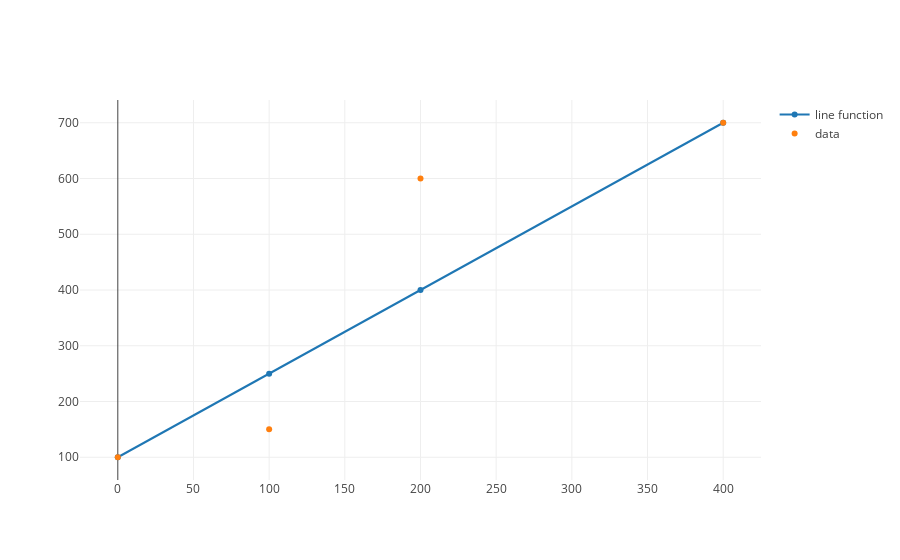

The notebook cell this image was saved under:
### Markdown cell above
We can plot our regression line as the following using the [plotting functions](https://github.com/learn-co-curriculum/evaluating-regression-lines/blob/master/graph.py) that we wrote previously:

### Code cell
from graph import m_b_trace, plot, trace_values
from plotly.offline import iplot, init_notebook_mode
init_notebook_mode(connected=True)
data_trace = trace_values(x_values, y_values)
regression_trace = m_b_trace(regression_line['m'], regression_line['b'], x_values)
plot([regression_trace, data_trace])

### Figure 1 — Plotly figure (JSON) as saved in the notebook; plotly's stock layout.template omitted (floating-point values rounded to 4 significant figures)
{"data": [{"mode": "line", "name": "line function", "x": [0, 100, 200, 400], "y": [100, 250, 400, 700]}, {"mode": "markers", "name": "data", "text": [], "x": [0, 100, 200, 400], "y": [100, 150, 600, 700]}], "layout": {}}
